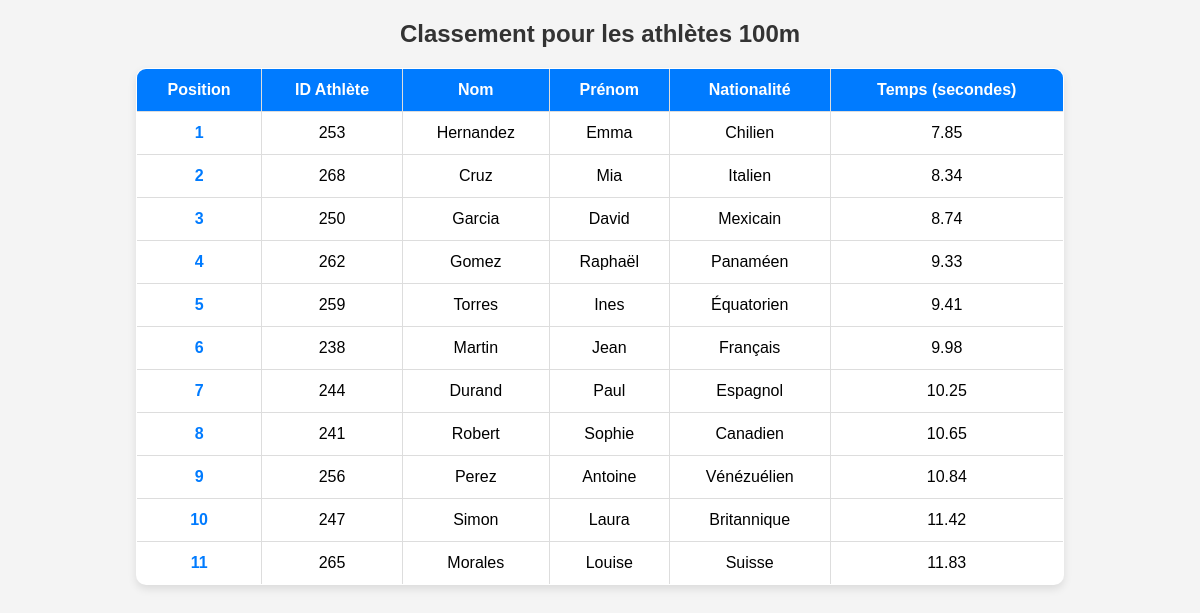
Screenshot of /classement100.php with the database file from the repository.
### tables this page shows
CREATE TABLE `athelete` (
  `name` varchar(255) NOT NULL,
  `firstname` varchar(255) NOT NULL,
  `email` varchar(255) NOT NULL,
  `password` varchar(255) NOT NULL,
  `id` bigint(20) UNSIGNED NOT NULL,
  `nationality` varchar(20) NOT NULL,
  `distance` int(32) NOT NULL,
  `date_de_naissance` date DEFAULT NULL,
  `penality` varchar(255) DEFAULT NULL,
  `status` varchar(255) NOT NULL DEFAULT 'attente'
);

### classement100.php (the view, shortened to what this page needs)
<!DOCTYPE html>
<html lang="en">
<head>
</head>
<body>
</body>
</html>
<?php
$db_server = "localhost";
$db_user = "root";
$db_pass = "";
$db_name = "test";
$connexion = mysqli_connect($db_server, $db_user, $db_pass, $db_name);
$sql = "SELECT a.id, a.name, a.firstname, a.nationality,
(SELECT c.temps FROM course_athelete c WHERE c.athelete_id = a.id LIMIT 1) AS temps
FROM athelete a
WHERE a.distance = 100 HAVING temps IS NOT NULL AND temps > 0";
$result = $connexion->query($sql);
$resultats = $result->fetch_all(MYSQLI_ASSOC);
usort($resultats, fn($a, $b) => $a['temps'] <=> $b['temps']);
function afficherTableau($resultats) {
    echo "<h2>Classement pour les athlètes 100m</h2>";
    echo "<table border='1'>
    <tr>
        <th>Position</th>
        <th>ID Athlète</th>
        <th>Nom</th>
        <th>Prénom</th>
        <th>Nationalité</th>
        <th>Temps (secondes)</th>
    </tr>";
    foreach ($resultats as $index => $resultat) {
        echo "<tr>";
        echo "<td>" . ($index + 1) . "</td>";
        echo "<td>" . htmlspecialchars($resultat['id']) . "</td>";
        echo "<td>" . htmlspecialchars($resultat['name']) . "</td>";
        echo "<td>" . htmlspecialchars($resultat['firstname']) . "</td>";
        echo "<td>" . htmlspecialchars($resultat['nationality']) . "</td>";
        echo "<td>" . htmlspecialchars($resultat['temps']) . "</td>";
        echo "</tr>";
    }
    echo "</table>";
}
afficherTableau($resultats);
?>

### classement100.php (style rules this page uses)
body { font-family: Arial, sans-serif; background-color: #f4f4f4; text-align: center; margin: 20px; }
h2 { color: #333; }
table { width: 80%; margin: 20px auto; border-collapse: collapse; background: white; box-shadow: 0px 4px 8px rgba(0, 0, 0, 0.1); border-radius: 10px; overflow: hidden; }
th, td { padding: 12px; border: 1px solid #ddd; text-align: center; }
th { background: #007BFF; color: white; font-weight: bold; }
tr { opacity: 0; animation: fadeInUp 1s ease-out forwards; }
tr:nth-child(odd) { animation-delay: 0.4s; }
tr:nth-child(even) { animation-delay: 0.6s; }
td:first-child { font-weight: bold; color: #007BFF; }

### rows the page displays
athelete: id "253", name "Hernandez", firstname "Emma", nationality "Chilien", temps "7.85"
athelete: id "268", name "Cruz", firstname "Mia", nationality "Italien", temps "8.34"
athelete: id "250", name "Garcia", firstname "David", nationality "Mexicain", temps "8.74"
athelete: id "262", name "Gomez", firstname "Raphaël", nationality "Panaméen", temps "9.33"
athelete: id "259", name "Torres", firstname "Ines", nationality "Équatorien", temps "9.41"
athelete: id "238", name "Martin", firstname "Jean", nationality "Français", temps "9.98"
athelete: id "244", name "Durand", firstname "Paul", nationality "Espagnol", temps "10.25"
athelete: id "241", name "Robert", firstname "Sophie", nationality "Canadien", temps "10.65"
athelete: id "256", name "Perez", firstname "Antoine", nationality "Vénézuélien", temps "10.84"
athelete: id "247", name "Simon", firstname "Laura", nationality "Britannique", temps "11.42"
athelete: id "265", name "Morales", firstname "Louise", nationality "Suisse", temps "11.83"
